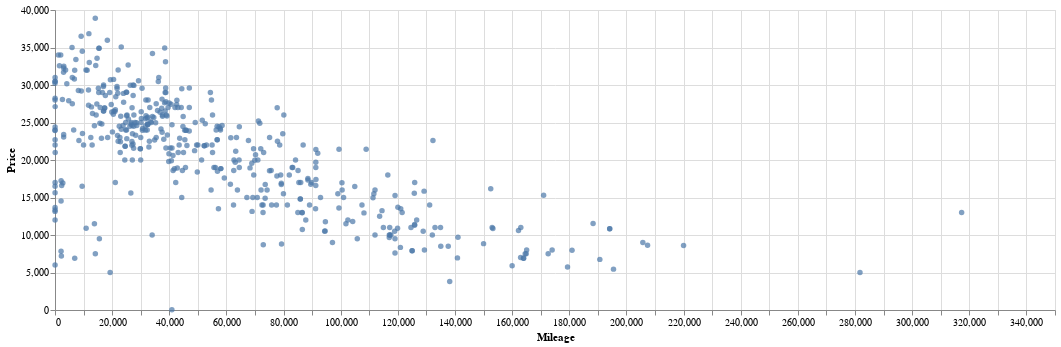

Source (notebook cell):
### Code cell
#Scatter plot to display cars based on Price vs Mileage
scatter = alt.Chart(df_cars).mark_circle().encode(
    alt.Y("Price"),
    alt.X("Mileage:Q")
).properties(width=1000, height = 300)
scatter

### Figure 1 — Vega-Lite specification as saved in the notebook (floating-point values rounded to 4 significant figures; data arrays with more than 128 entries replaced by an {"elided": "..."} marker saying what was removed)
{"config": {"view": {"continuousWidth": 400, "continuousHeight": 300}}, "data": {"name": "data-ff16f76c15243569a9213128a18a2dfa"}, "mark": "circle", "encoding": {"x": {"field": "Mileage", "type": "quantitative"}, "y": {"field": "Price", "type": "quantitative"}}, "height": 300, "width": 1000, "$schema": "https://vega.github.io/schema/vega-lite/v4.17.0.json", "datasets": {"data-ff16f76c15243569a9213128a18a2dfa": {"elided": "456 records"}}}
